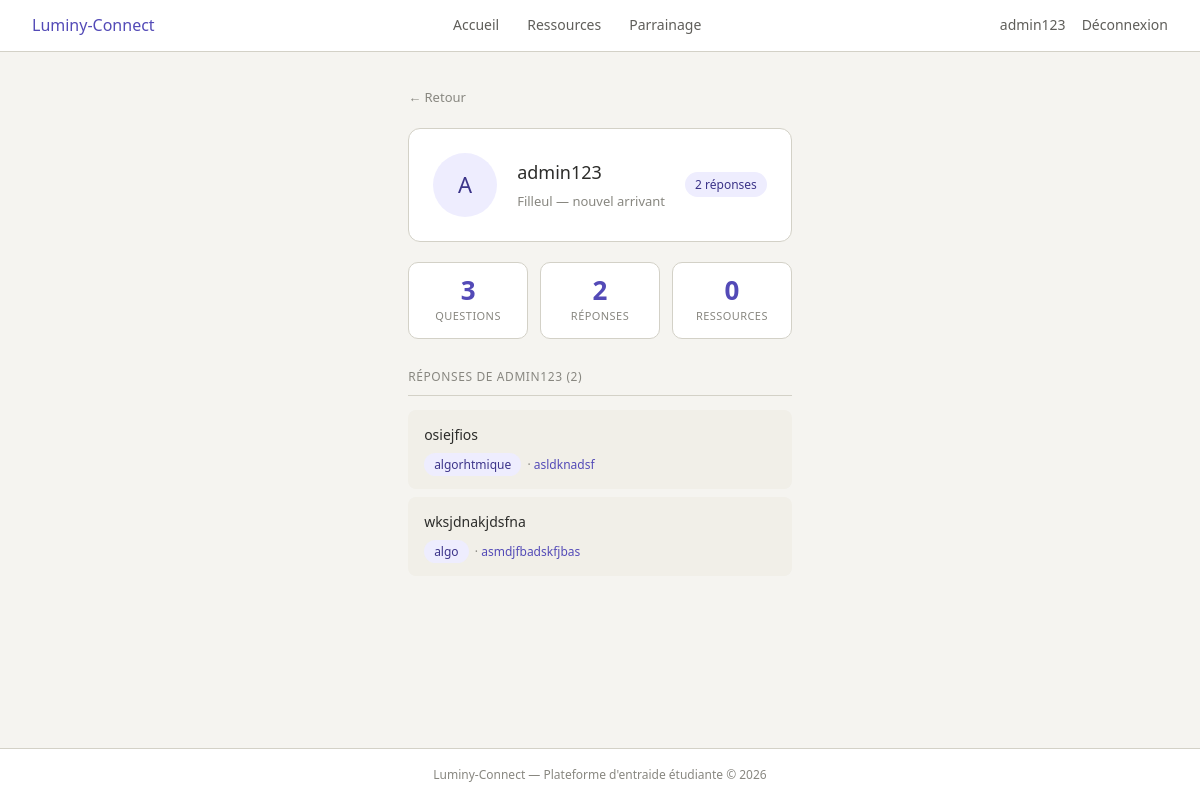
The page /utilisateur/1 (signed in) on the database as committed earlier.
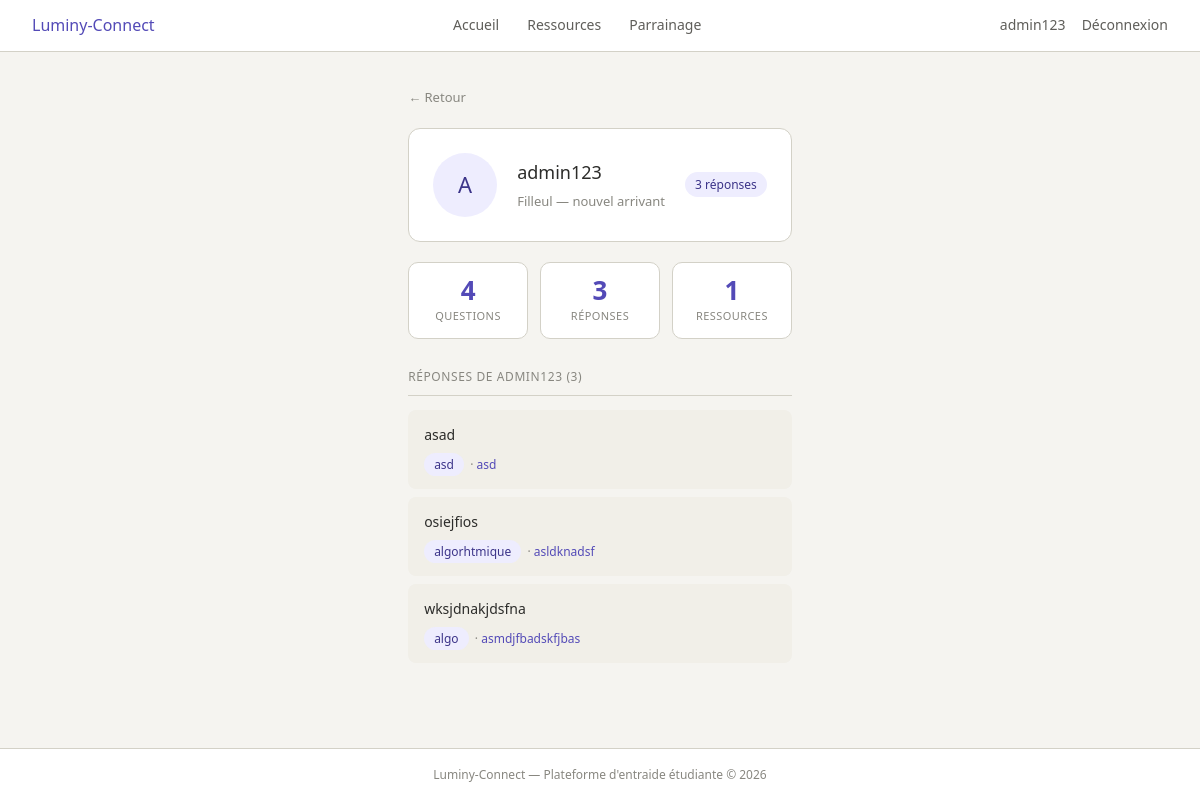
The same page on the database as committed later.
### tables this page shows
CREATE TABLE reponse (
            id INTEGER PRIMARY KEY AUTOINCREMENT,
            demande_id INTEGER NOT NULL,
            auteur_id INTEGER NOT NULL,
            message TEXT NOT NULL,
            FOREIGN KEY (demande_id) REFERENCES demande_aide(id),
            FOREIGN KEY (auteur_id) REFERENCES utilisateur(id)
        );

CREATE TABLE demande_aide (
            id INTEGER PRIMARY KEY AUTOINCREMENT,
            auteur_id INTEGER NOT NULL,
            matiere TEXT NOT NULL,
            description TEXT NOT NULL,
            statut TEXT DEFAULT 'ouverte',
            FOREIGN KEY (auteur_id) REFERENCES utilisateur(id)
        );

### app.py (the view)
@app.route('/utilisateur/<int:user_id>')
@login_required
def profil_public(user_id):
    user     = get_utilisateur(user_id)
    if not user:
        return redirect(url_for('accueil'))
    stats    = get_stats_utilisateur(user_id)
    reponses = get_reponses_de(user_id)
    return render_template('profil_public.html', user=user, stats=stats, reponses=reponses)

### data_model.py (called while the page is built)
def login_required(f):
    @wraps(f)
    def decorated_function(*args, **kwargs):
        if "user_id" not in session:
            return redirect(url_for('connexion'))
        return f(*args, **kwargs)
    return decorated_function

def db_fetch(query, args=(), fetch_all=False, db_name=DBFILENAME):
    with sqlite3.connect(db_name) as conn:
        conn.row_factory = sqlite3.Row
        cur = conn.execute(query, args)
        if fetch_all:
            res = cur.fetchall()
            return [dict(e) for e in res] if res else []
        else:
            res = cur.fetchone()
            return dict(res) if res else None

def get_reponses_de(user_id):
    query = """
        SELECT reponse.id, reponse.message,
               demande_aide.id        AS demande_id,
               demande_aide.matiere,
               demande_aide.description AS question
        FROM reponse
        JOIN demande_aide ON reponse.demande_id = demande_aide.id
        WHERE reponse.auteur_id = ?
        ORDER BY reponse.id DESC
    """
    return db_fetch(query, (user_id,), fetch_all=True)

### templates/profil_public.html
{% include 'en_tete.html' %}
<main>
  <a href="javascript:history.back()" class="lien-retour">← Retour</a>
  <div class="carte-profil">
    <div class="avatar lg">{{ user.nom_utilisateur[0]|upper }}</div>
    <div class="profil-info">
      <h2>{{ user.nom_utilisateur }}</h2>
      <p class="role">
        {% if user.est_parrain %}Parrain — étudiant expérimenté{% else %}Filleul — nouvel arrivant{% endif %}
      </p>
    </div>
    <span class="score" style="margin-left: auto;">
      {{ stats.reponses }} réponse{% if stats.reponses != 1 %}s{% endif %}
    </span>
  </div>
  <div class="stats-row">
    <div class="stat-box">
      <div class="val">{{ stats.demandes }}</div>
      <div class="label">Questions</div>
    </div>
    <div class="stat-box">
      <div class="val">{{ stats.reponses }}</div>
      <div class="label">Réponses</div>
    </div>
    <div class="stat-box">
      <div class="val">{{ stats.ressources }}</div>
      <div class="label">Ressources</div>
    </div>
  </div>
  <div class="divider">
    Réponses de {{ user.nom_utilisateur }} ({{ reponses|length }})
  </div>
  {% for r in reponses %}
  <div class="carte-reponse">
    <p>{{ r.message }}</p>
    <small>
      <span class="matiere">{{ r.matiere }}</span>
      &nbsp;·
      <a href="/demande/{{ r.demande_id }}">{{ r.question | truncate(60) }}</a>
    </small>
  </div>
  {% else %}
  <p class="vide">Cet étudiant n'a pas encore répondu à des questions.</p>
  {% endfor %}
</main>
{% include 'pied_de_page.html' %}

Rows that differ between the two databases and show on the page:
added reponse: message "asad", matiere "asd", question "asd"
Other text that changed with them:
{{ stats.reponses }}: "2" → "3"
{{ stats.demandes }}: "3" → "4"
{{ stats.ressources }}: "0" → "1"
{{ reponses|length }}: "2" → "3"
